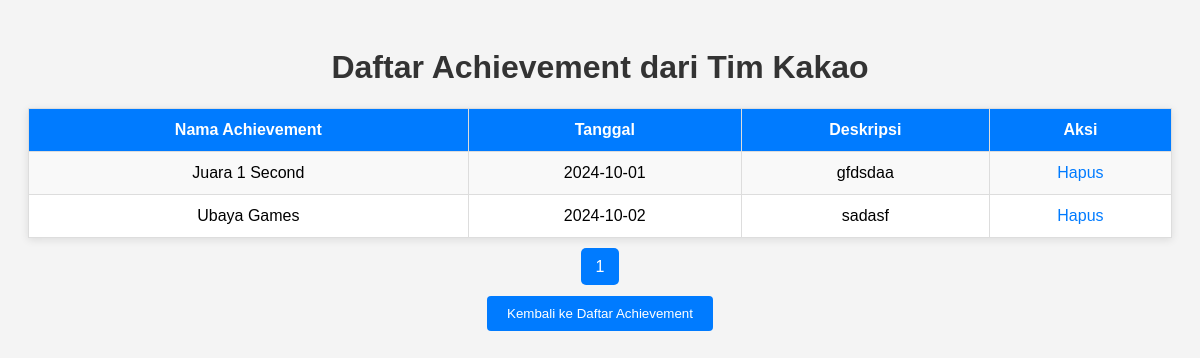
The page /admin/achievement/cekAcv.php?idteam=1 on the database its author committed.
### tables this page shows
CREATE TABLE `team` (
  `idteam` int(11) NOT NULL,
  `idgame` int(11) NOT NULL,
  `name` varchar(45) DEFAULT NULL
);

CREATE TABLE `achievement` (
  `idachievement` int(11) NOT NULL,
  `idteam` int(11) NOT NULL,
  `name` varchar(45) DEFAULT NULL,
  `date` date DEFAULT NULL,
  `description` varchar(200) DEFAULT NULL
);

### admin/achievement/cekAcv.php (the view, shortened to what this page needs)
<?php
$idteam = $_GET['idteam'];
$conn = new mysqli("localhost", "root", "", "esport");
$limit = 5;
$page = isset($_GET['page']) ? (int)$_GET['page'] : 1;
$offset = ($page - 1) * $limit;
$countQuery = "SELECT COUNT(*) as total FROM achievement WHERE idteam = ?";
$countStmt = $conn->prepare($countQuery);
$countStmt->bind_param("i", $idteam);
$countStmt->execute();
$countResult = $countStmt->get_result();
$totalAchievements = $countResult->fetch_assoc()['total'];
$totalPages = ceil($totalAchievements / $limit);
$query = "SELECT a.*, t.name as team FROM achievement a
          INNER JOIN team t ON a.idteam = t.idteam
          WHERE a.idteam = ?
          LIMIT ? OFFSET ?";
$stmt = $conn->prepare($query);
$stmt->bind_param("iii", $idteam, $limit, $offset);
$stmt->execute();
$result = $stmt->get_result();
?>
<!DOCTYPE html>
<html lang="id">
<head>
</head>
<body>
    <h1>Daftar Achievement dari Tim <?php
        if ($row = $result->fetch_assoc()) {
            echo htmlspecialchars($row['team']);
            $achievements[] = $row;
        } else {
            echo "Tidak ada data achievement untuk tim ini.";
            $stmt->close();
            $conn->close();
            exit;
        }
    ?></h1>
    <?php
        if (!empty($achievements)) {
            echo "<table border='1'>
                    <tr>
                        <th>Nama Achievement</th>
                        <th>Tanggal</th>
                        <th>Deskripsi</th>
                        <th>Aksi</th>
                    </tr>";
            do {
                echo "<tr>";
                echo "<td>".htmlspecialchars($row['name'])."</td>";
                echo "<td>".htmlspecialchars($row['date'])."</td>";
                echo "<td>".htmlspecialchars($row['description'])."</td>";
                echo "<td><a href='prosesDelete.php?idhapus=".urlencode($row['idachievement'])."&idteam=".urlencode($idteam)."'>Hapus</a></td>";
                echo "</tr>";
            } while ($row = $result->fetch_assoc());
            echo "</table>";
        } else {
            echo "<p>Tidak ada achievement yang diraih oleh tim ini.</p>";
        }
    ?>
    <div class="pagination">
        <?php for ($i = 1; $i <= $totalPages; $i++): ?>
            <a href="?idteam=<?php echo urlencode($idteam); ?>&page=<?php echo $i; ?>"><?php echo $i; ?></a>
        <?php endfor; ?>
    </div>
    <p><a href="../achievement/index.php"><button>Kembali ke Daftar Achievement</button></a></p>
</body>
</html>

### admin/achievement/cekAcv.php (style rules this page uses)
body { font-family: Arial, sans-serif; background-color: #f4f4f4; padding: 20px; }
h1 { text-align: center; color: #333; }
table { width: 100%; margin-top: 20px; border-collapse: collapse; box-shadow: 0 2px 8px rgba(0, 0, 0, 0.1); background-color: #fff; }
table, th, td { border: 1px solid #ddd; }
th, td { padding: 12px; text-align: center; }
th { background-color: #007bff; color: white; }
tr:nth-child(even) { background-color: #f9f9f9; }
a { color: #007bff; text-decoration: none; }
.pagination { text-align: center; margin-top: 20px; }
.pagination a { margin: 0 5px; padding: 10px 15px; text-decoration: none; background-color: #007bff; color: white; border-radius: 5px; }
button { background-color: #007bff; color: white; padding: 10px 20px; border: none; border-radius: 4px; cursor: pointer; }
p { text-align: center; margin-top: 20px; }

### rows shown on the page
team: name "Kakao"
achievement: name "Juara 1 Second", date "2024-10-01", description "gfdsdaa"
achievement: name "Ubaya Games", date "2024-10-02", description "sadasf"
